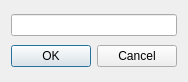
<?xml version="1.0" encoding="UTF-8"?>
<ui version="4.0">
 <class>Dialog</class>
 <widget class="QDialog" name="Dialog">
  <property name="windowModality">
   <enum>Qt::ApplicationModal</enum>
  </property>
  <property name="geometry">
   <rect>
    <x>0</x>
    <y>0</y>
    <width>186</width>
    <height>82</height>
   </rect>
  </property>
  <property name="windowTitle">
   <string>Stack de départ</string>
  </property>
  <property name="modal">
   <bool>true</bool>
  </property>
  <layout class="QVBoxLayout" name="verticalLayout">
   <item>
    <widget class="QLineEdit" name="lineEdit"/>
   </item>
   <item>
    <widget class="QDialogButtonBox" name="buttonBox">
     <property name="orientation">
      <enum>Qt::Horizontal</enum>
     </property>
     <property name="standardButtons">
      <set>QDialogButtonBox::Cancel|QDialogButtonBox::Ok</set>
     </property>
    </widget>
   </item>
  </layout>
 </widget>
 <resources/>
 <connections>
  <connection>
   <sender>buttonBox</sender>
   <signal>accepted()</signal>
   <receiver>Dialog</receiver>
   <slot>accept()</slot>
   <hints>
    <hint type="sourcelabel">
     <x>248</x>
     <y>254</y>
    </hint>
    <hint type="destinationlabel">
     <x>157</x>
     <y>274</y>
    </hint>
   </hints>
  </connection>
  <connection>
   <sender>buttonBox</sender>
   <signal>rejected()</signal>
   <receiver>Dialog</receiver>
   <slot>reject()</slot>
   <hints>
    <hint type="sourcelabel">
     <x>316</x>
     <y>260</y>
    </hint>
    <hint type="destinationlabel">
     <x>286</x>
     <y>274</y>
    </hint>
   </hints>
  </connection>
 </connections>
</ui>
